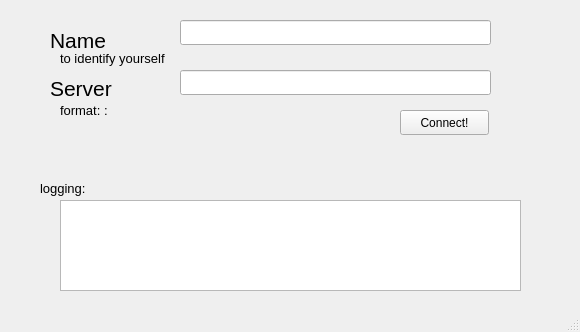
<?xml version="1.0" encoding="UTF-8"?>
<ui version="4.0">
 <class>MainWindow</class>
 <widget class="QMainWindow" name="MainWindow">
  <property name="geometry">
   <rect>
    <x>0</x>
    <y>0</y>
    <width>580</width>
    <height>332</height>
   </rect>
  </property>
  <property name="windowTitle">
   <string>MainWindow</string>
  </property>
  <widget class="QWidget" name="centralWidget">
   <widget class="QLabel" name="label">
    <property name="geometry">
     <rect>
      <x>50</x>
      <y>80</y>
      <width>131</width>
      <height>17</height>
     </rect>
    </property>
    <property name="font">
     <font>
      <pointsize>16</pointsize>
     </font>
    </property>
    <property name="text">
     <string>Server</string>
    </property>
   </widget>
   <widget class="QLabel" name="label_2">
    <property name="geometry">
     <rect>
      <x>60</x>
      <y>100</y>
      <width>141</width>
      <height>20</height>
     </rect>
    </property>
    <property name="font">
     <font>
      <pointsize>10</pointsize>
     </font>
    </property>
    <property name="text">
     <string>format: &lt;host&gt;:&lt;port&gt;</string>
    </property>
   </widget>
   <widget class="QLineEdit" name="lineEdit">
    <property name="geometry">
     <rect>
      <x>180</x>
      <y>70</y>
      <width>311</width>
      <height>25</height>
     </rect>
    </property>
    <property name="font">
     <font>
      <pointsize>18</pointsize>
     </font>
    </property>
   </widget>
   <widget class="QPushButton" name="pushButton">
    <property name="geometry">
     <rect>
      <x>400</x>
      <y>110</y>
      <width>89</width>
      <height>25</height>
     </rect>
    </property>
    <property name="text">
     <string>Connect!</string>
    </property>
   </widget>
   <widget class="QTextBrowser" name="textBrowser">
    <property name="geometry">
     <rect>
      <x>60</x>
      <y>200</y>
      <width>461</width>
      <height>91</height>
     </rect>
    </property>
   </widget>
   <widget class="QLabel" name="label_3">
    <property name="geometry">
     <rect>
      <x>50</x>
      <y>30</y>
      <width>151</width>
      <height>20</height>
     </rect>
    </property>
    <property name="font">
     <font>
      <pointsize>16</pointsize>
     </font>
    </property>
    <property name="text">
     <string>Name</string>
    </property>
   </widget>
   <widget class="QLabel" name="label_4">
    <property name="geometry">
     <rect>
      <x>60</x>
      <y>50</y>
      <width>151</width>
      <height>17</height>
     </rect>
    </property>
    <property name="font">
     <font>
      <pointsize>10</pointsize>
     </font>
    </property>
    <property name="text">
     <string>to identify yourself</string>
    </property>
   </widget>
   <widget class="QLineEdit" name="lineEdit_2">
    <property name="geometry">
     <rect>
      <x>180</x>
      <y>20</y>
      <width>311</width>
      <height>25</height>
     </rect>
    </property>
    <property name="font">
     <font>
      <pointsize>18</pointsize>
     </font>
    </property>
   </widget>
   <widget class="QLabel" name="label_5">
    <property name="geometry">
     <rect>
      <x>40</x>
      <y>180</y>
      <width>151</width>
      <height>17</height>
     </rect>
    </property>
    <property name="font">
     <font>
      <pointsize>10</pointsize>
     </font>
    </property>
    <property name="text">
     <string>logging:</string>
    </property>
   </widget>
  </widget>
  <widget class="QMenuBar" name="menuBar">
   <property name="geometry">
    <rect>
     <x>0</x>
     <y>0</y>
     <width>580</width>
     <height>22</height>
    </rect>
   </property>
  </widget>
  <widget class="QStatusBar" name="statusBar"/>
 </widget>
 <layoutdefault spacing="6" margin="11"/>
 <resources/>
 <connections/>
</ui>
